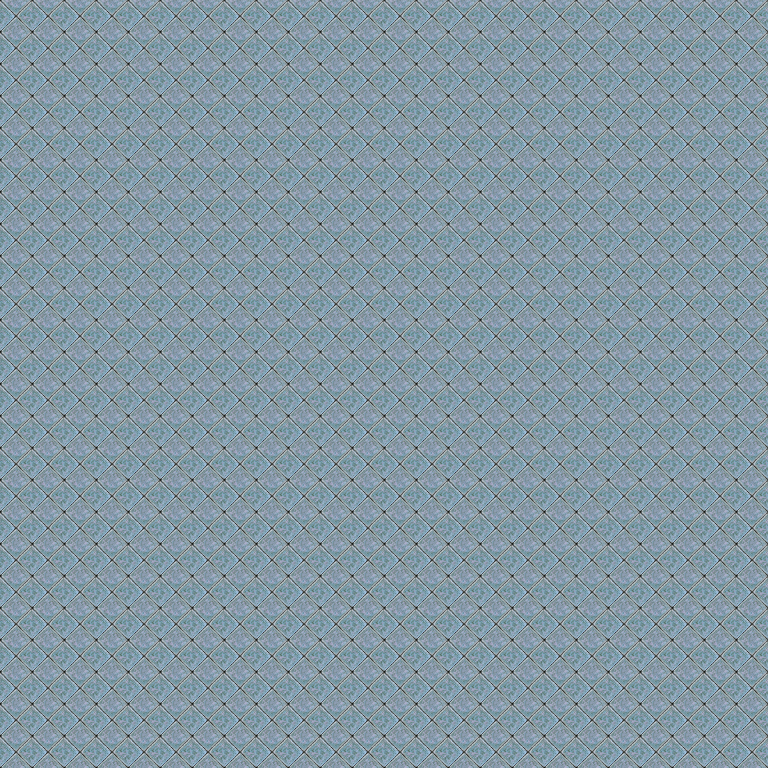

A level layout from a 2D game, rendered from its tile map. Below: a short description, then the map file with its tile-grid data intact:
An orthogonal 24x24 tile map with 32x32 px tiles, 1 tile layer (Tile Layer 1).

<map version="1.10" tiledversion="1.10.0" orientation="orthogonal" renderorder="right-down" width="24" height="24" tilewidth="32" tileheight="32" infinite="0" nextlayerid="3" nextobjectid="1">
 <tileset firstgid="1" source="../tilesets/Refmap-TileA5.tsx" />
 <layer id="1" name="Tile Layer 1" width="24" height="24">
  <data encoding="csv">
40,40,40,40,40,40,40,40,40,40,40,40,40,40,40,40,40,40,40,40,40,40,40,40,
40,40,40,40,40,40,40,40,40,40,40,40,40,40,40,40,40,40,40,40,40,40,40,40,
40,40,40,40,40,40,40,40,40,40,40,40,40,40,40,40,40,40,40,40,40,40,40,40,
40,40,40,40,40,40,40,40,40,40,40,40,40,40,40,40,40,40,40,40,40,40,40,40,
40,40,40,40,40,40,40,40,40,40,40,40,40,40,40,40,40,40,40,40,40,40,40,40,
40,40,40,40,40,40,40,40,40,40,40,40,40,40,40,40,40,40,40,40,40,40,40,40,
40,40,40,40,40,40,40,40,40,40,40,40,40,40,40,40,40,40,40,40,40,40,40,40,
40,40,40,40,40,40,40,40,40,40,40,40,40,40,40,40,40,40,40,40,40,40,40,40,
40,40,40,40,40,40,40,40,40,40,40,40,40,40,40,40,40,40,40,40,40,40,40,40,
40,40,40,40,40,40,40,40,40,40,40,40,40,40,40,40,40,40,40,40,40,40,40,40,
40,40,40,40,40,40,40,40,40,40,40,40,40,40,40,40,40,40,40,40,40,40,40,40,
40,40,40,40,40,40,40,40,40,40,40,40,40,40,40,40,40,40,40,40,40,40,40,40,
40,40,40,40,40,40,40,40,40,40,40,40,40,40,40,40,40,40,40,40,40,40,40,40,
40,40,40,40,40,40,40,40,40,40,40,40,40,40,40,40,40,40,40,40,40,40,40,40,
40,40,40,40,40,40,40,40,40,40,40,40,40,40,40,40,40,40,40,40,40,40,40,40,
40,40,40,40,40,40,40,40,40,40,40,40,40,40,40,40,40,40,40,40,40,40,40,40,
40,40,40,40,40,40,40,40,40,40,40,40,40,40,40,40,40,40,40,40,40,40,40,40,
40,40,40,40,40,40,40,40,40,40,40,40,40,40,40,40,40,40,40,40,40,40,40,40,
40,40,40,40,40,40,40,40,40,40,40,40,40,40,40,40,40,40,40,40,40,40,40,40,
40,40,40,40,40,40,40,40,40,40,40,40,40,40,40,40,40,40,40,40,40,40,40,40,
40,40,40,40,40,40,40,40,40,40,40,40,40,40,40,40,40,40,40,40,40,40,40,40,
40,40,40,40,40,40,40,40,40,40,40,40,40,40,40,40,40,40,40,40,40,40,40,40,
40,40,40,40,40,40,40,40,40,40,40,40,40,40,40,40,40,40,40,40,40,40,40,40,
40,40,40,40,40,40,40,40,40,40,40,40,40,40,40,40,40,40,40,40,40,40,40,40
</data>
 </layer>
 <objectgroup id="2" name="Object Layer 1" />
</map>
